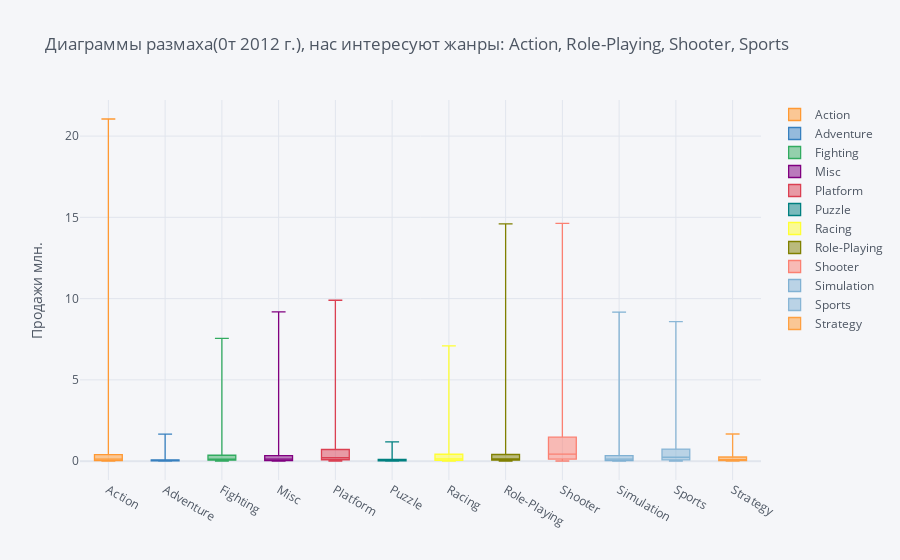

Here is the notebook cell this chart was saved with:
### Code cell
from plotly.offline import iplot
import cufflinks as cf
cufflinks.go_offline()
# Installing a global theme
cf.set_config_file(world_readable=True, theme='pearl', offline=True)
from plotly.offline import iplot#Building an interactive mustache box
data.query('year_of_release >= 2012').pivot(columns='genre', values='sum_sales').iplot(
        kind='box',
        yTitle='Sales million.',
        title='Scope charts (0t 2012), we are interested in genres: Action, Role-Playing, Shooter, Sports')#Building an interactive range chart

### Figure 1 — Plotly figure (JSON) as saved in the notebook; plotly's stock layout.template omitted (floating-point values rounded to 4 significant figures; data arrays with more than 128 entries replaced by an {"elided": "..."} marker saying what was removed)
{"data": [{"boxpoints": false, "line": {"width": 1.3}, "marker": {"color": "rgba(255, 153, 51, 1.0)"}, "name": "Action", "orientation": "v", "type": "box", "y": {"elided": "2899 float values"}}, {"boxpoints": false, "line": {"width": 1.3}, "marker": {"color": "rgba(55, 128, 191, 1.0)"}, "name": "Adventure", "orientation": "v", "type": "box", "y": {"elided": "2899 float values"}}, {"boxpoints": false, "line": {"width": 1.3}, "marker": {"color": "rgba(50, 171, 96, 1.0)"}, "name": "Fighting", "orientation": "v", "type": "box", "y": {"elided": "2899 float values"}}, {"boxpoints": false, "line": {"width": 1.3}, "marker": {"color": "rgba(128, 0, 128, 1.0)"}, "name": "Misc", "orientation": "v", "type": "box", "y": {"elided": "2899 float values"}}, {"boxpoints": false, "line": {"width": 1.3}, "marker": {"color": "rgba(219, 64, 82, 1.0)"}, "name": "Platform", "orientation": "v", "type": "box", "y": {"elided": "2899 float values"}}, {"boxpoints": false, "line": {"width": 1.3}, "marker": {"color": "rgba(0, 128, 128, 1.0)"}, "name": "Puzzle", "orientation": "v", "type": "box", "y": {"elided": "2899 float values"}}, {"boxpoints": false, "line": {"width": 1.3}, "marker": {"color": "rgba(255, 255, 51, 1.0)"}, "name": "Racing", "orientation": "v", "type": "box", "y": {"elided": "2899 float values"}}, {"boxpoints": false, "line": {"width": 1.3}, "marker": {"color": "rgba(128, 128, 0, 1.0)"}, "name": "Role-Playing", "orientation": "v", "type": "box", "y": {"elided": "2899 float values"}}, {"boxpoints": false, "line": {"width": 1.3}, "marker": {"color": "rgba(251, 128, 114, 1.0)"}, "name": "Shooter", "orientation": "v", "type": "box", "y": {"elided": "2899 float values"}}, {"boxpoints": false, "line": {"width": 1.3}, "marker": {"color": "rgba(128, 177, 211, 1.0)"}, "name": "Simulation", "orientation": "v", "type": "box", "y": {"elided": "2899 float values"}}, {"boxpoints": false, "line": {"width": 1.3}, "marker": {"color": "rgba(128, 177, 211, 0.8999999999999999)"}, "name": "Sports", "orientation": "v", "type": "box", "y": {"elided": "2899 float values"}}, {"boxpoints": false, "line": {"width": 1.3}, "marker": {"color": "rgba(255, 153, 51, 0.8999999999999999)"}, "name": "Strategy", "orientation": "v", "type": "box", "y": {"elided": "2899 float values"}}], "layout": {"legend": {"bgcolor": "#F5F6F9", "font": {"color": "#4D5663"}}, "paper_bgcolor": "#F5F6F9", "plot_bgcolor": "#F5F6F9", "title": {"font": {"color": "#4D5663"}, "text": "Диаграммы размаха(0т 2012 г.), нас интересуют жанры: Action, Role-Playing, Shooter, Sports"}, "xaxis": {"gridcolor": "#E1E5ED", "showgrid": true, "tickfont": {"color": "#4D5663"}, "title": {"font": {"color": "#4D5663"}, "text": ""}, "zerolinecolor": "#E1E5ED"}, "yaxis": {"gridcolor": "#E1E5ED", "showgrid": true, "tickfont": {"color": "#4D5663"}, "title": {"font": {"color": "#4D5663"}, "text": "Продажи млн."}, "zerolinecolor": "#E1E5ED"}}}
